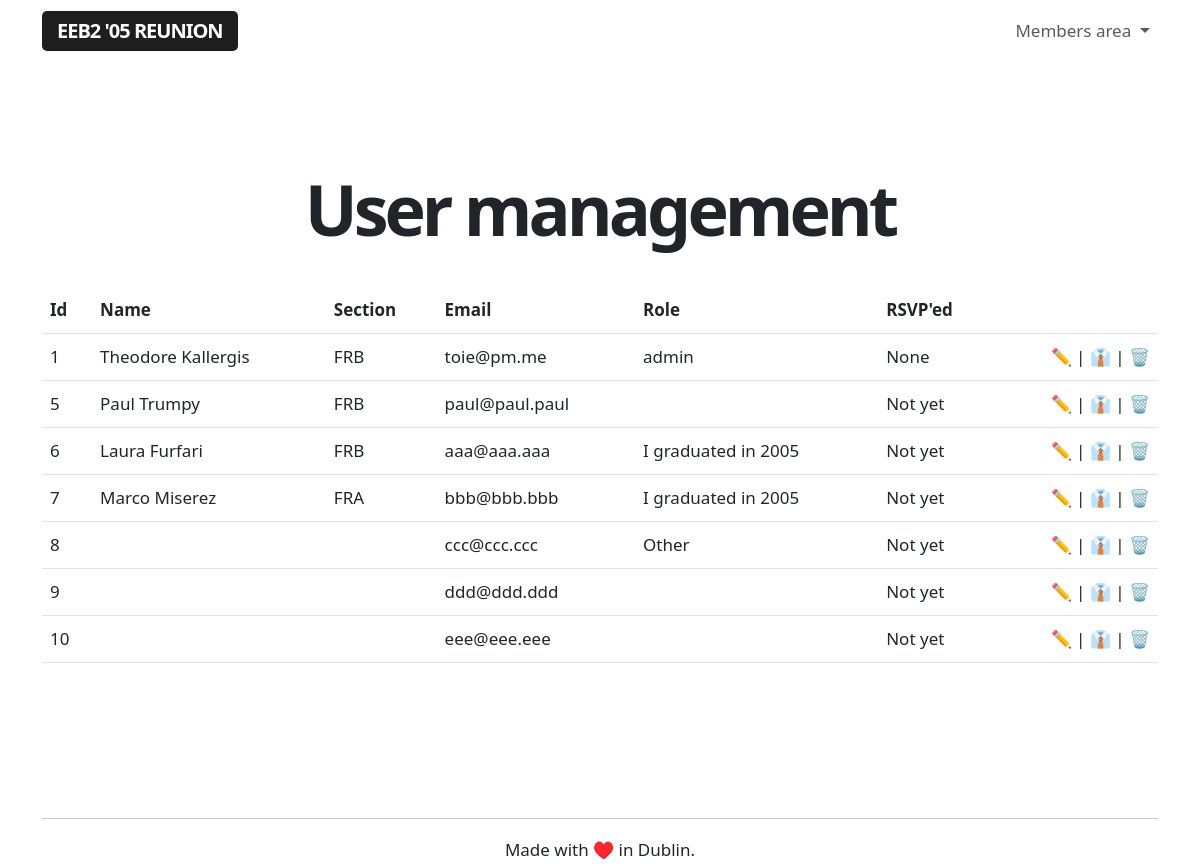
The app's page /admin/users (signed in) with its own data.
### app/models.py (models this page shows, shortened)
class User(UserMixin, db.Model):
    id = db.Column(db.Integer, primary_key=True)
    username = db.Column(db.String(64), index=True, unique=True)
    name = db.Column(db.String(64), index=True, unique=False)
    section = db.Column(db.String(64), index=True, unique=False)
    email = db.Column(db.String(120), index=True, unique=True)
    password_hash = db.Column(db.String(128))
    role = db.Column(db.String(64), index=True, unique=False)
    rsvp = db.Column(db.String(64), index=True, unique=False)

### app/routes.py (the view)
@app.route('/admin/users', methods=['GET'])
@login_required
def adminusermanagement():
    if current_user.role == 'admin':
        users = User.query.order_by(User.id.asc())
    else:
        flash('This is a restricted area.')
        return redirect(url_for('index'))
    return render_template("user_management.html", title='User management',
        users=users)

### app/models.py (called while the page is built)
@login.user_loader
def load_user(id):
    return User.query.get(int(id))

### app/templates/user_management.html
{% extends "base.html" %}
{% block content %}
<div class="title">
    <h1>User management</h1>
</div>
<br>
<br>
<table class="table">
    <tr>
        <th>Id</th>
        <th>Name</th>
        <th>Section</th>
        <th>Email</th>
        <th>Role</th>
        <th>RSVP'ed</th>
        <th></th>
    </tr>
{% for user in users %}
    {% include '_users.html' %}
{% endfor %}
</table>
{% endblock %}

### app/templates/base.html (shortened to what this page needs)
<!doctype html>
<html lang="en">
<head>
    <link rel="stylesheet" href="{{url_for('.static', filename='styles.css')}}">
    <link href="https://cdn.jsdelivr.net/npm/bootstrap@5.3.0-alpha1/dist/css/bootstrap.min.css" rel="stylesheet">
    <link href="https://getbootstrap.com/docs/5.3/assets/css/docs.css" rel="stylesheet">
</head>
<body class="bd-example">
    <nav class="navbar navbar-expand-lg nav-container" data-bs-theme="light">
        <div class="container navigation-container">
            <a class="navbar-brand" href="/index">EEB2 '05 Reunion</a>
            <div class="login-buttons">
                <ul class="navbar-nav">
                    {% if current_user.is_anonymous %}
                    <li class="buttons-header">
                        <a class="btn btn-outline-primary login-button" href="/login" role="button">Login</a>
                        <a class="btn btn-primary" href="/register" role="button">Sign up</a>
                    </li>
                    {% else %}
                    <li class="nav-item dropdown">
                        <a class="nav-link dropdown-toggle" href="#" role="button" data-bs-toggle="dropdown" aria-expanded="false">
                            Members area
                        </a>
                    </li>
                    {% endif %}
                </ul>
            </div>
        </div>
    </nav>
<br>
<div class="container">
    <div class="full-height">
        {% block content %}{% endblock %}
    </div>
</div>
<div class="container text-center">
    <br>
    <hr>
    Made with ♥️ in Dublin.
    </div>
</body>
</html>

### app/templates/_users.html
<tr>
    <td>{{ user.id }}</td>
    <td>{{ user.name }}</td>
    <td>{{ user.section }}</td>
    <td>{{ user.email }}</td>
    <td>{{ user.role }}</td>
    <td>{{ user.rsvp }}</td>
        <td class="aligniconsright"><a class="nolinkdecoration" href="#">✏️</a> | <a class="nolinkdecoration" href="{{ url_for('toggleadmin', userid = user.id) }}">👔</a> | <a class="nolinkdecoration" href="{{ url_for('delete_user', userid=user.id) }}">🗑️</a></td>
</tr>

### app/static/styles.css (style rules this page uses)
body { font-size: 17px !important; line-height: 30px !important; }
h1 { font-size: 70px !important; letter-spacing: -4px; text-align: center; font-weight: 800 !important; line-height: 75px !important; }
.aligniconsright { text-align: right; }
.full-height { min-height: 75vh; }
.nav-container { margin-bottom: 40px; }
.navbar-brand { background-color: #1e1e1e; color: #fff !important; padding: 6px 15px; border-radius: 5px; text-transform: uppercase; font-weight: 600; letter-spacing: -1px; }
.title h1 { margin-bottom: -20px !important; margin-top: 40px; }
.nolinkdecoration { text-decoration: none; }

### records on screen
User: id "1", name "Theodore Kallergis", section "FRB", email "toie@pm.me", role "admin", rsvp "None"
User: id "5", name "Paul Trumpy", section "FRB", email "paul@paul.paul", rsvp "Not yet"
User: id "6", name "Laura Furfari", section "FRB", email "aaa@aaa.aaa", role "I graduated in 2005", rsvp "Not yet"
User: id "7", name "Marco Miserez", section "FRA", email "bbb@bbb.bbb", role "I graduated in 2005", rsvp "Not yet"
User: id "8", email "ccc@ccc.ccc", role "Other", rsvp "Not yet"
User: id "9", email "ddd@ddd.ddd", rsvp "Not yet"
User: id "10", email "eee@eee.eee", rsvp "Not yet"
